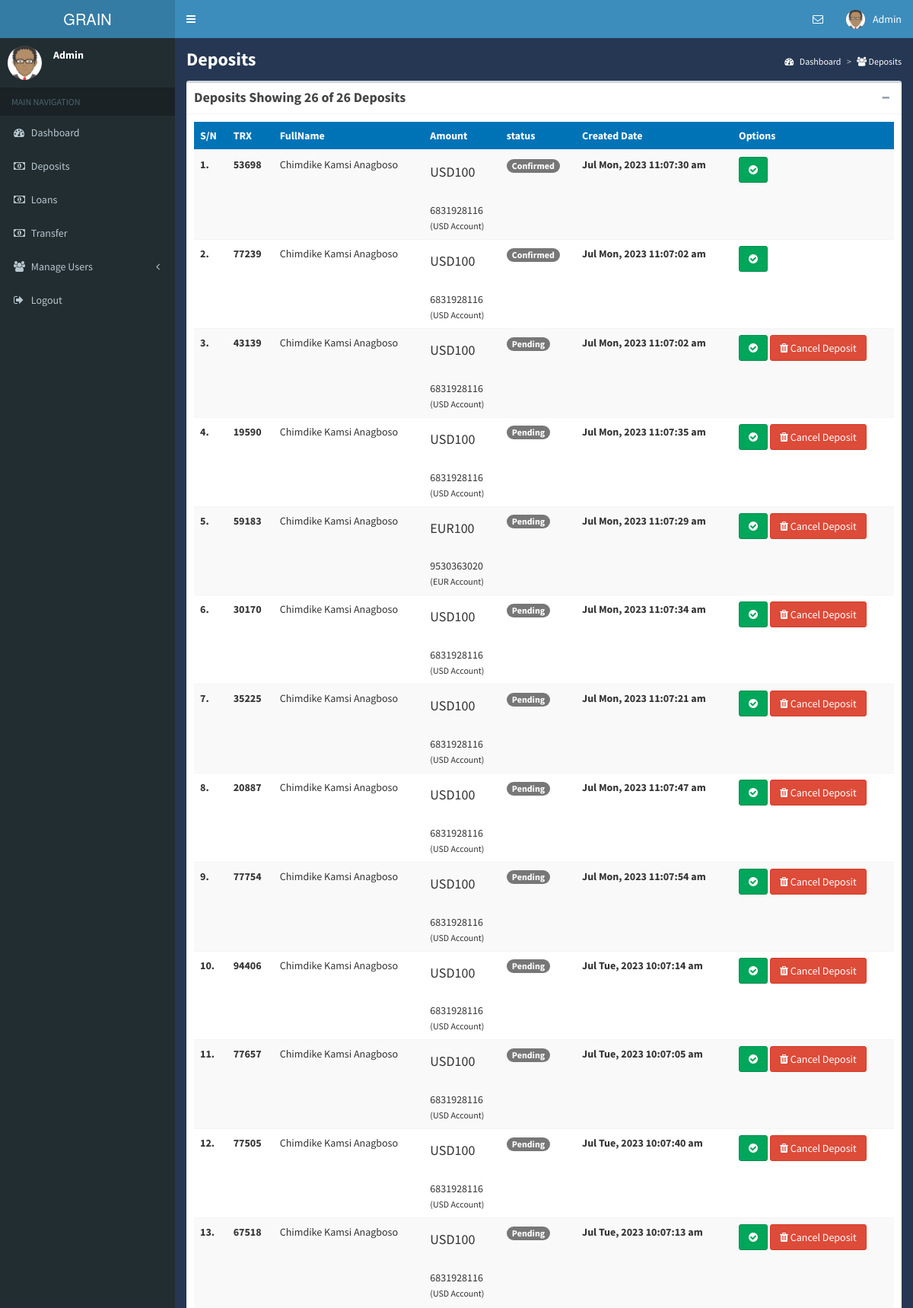
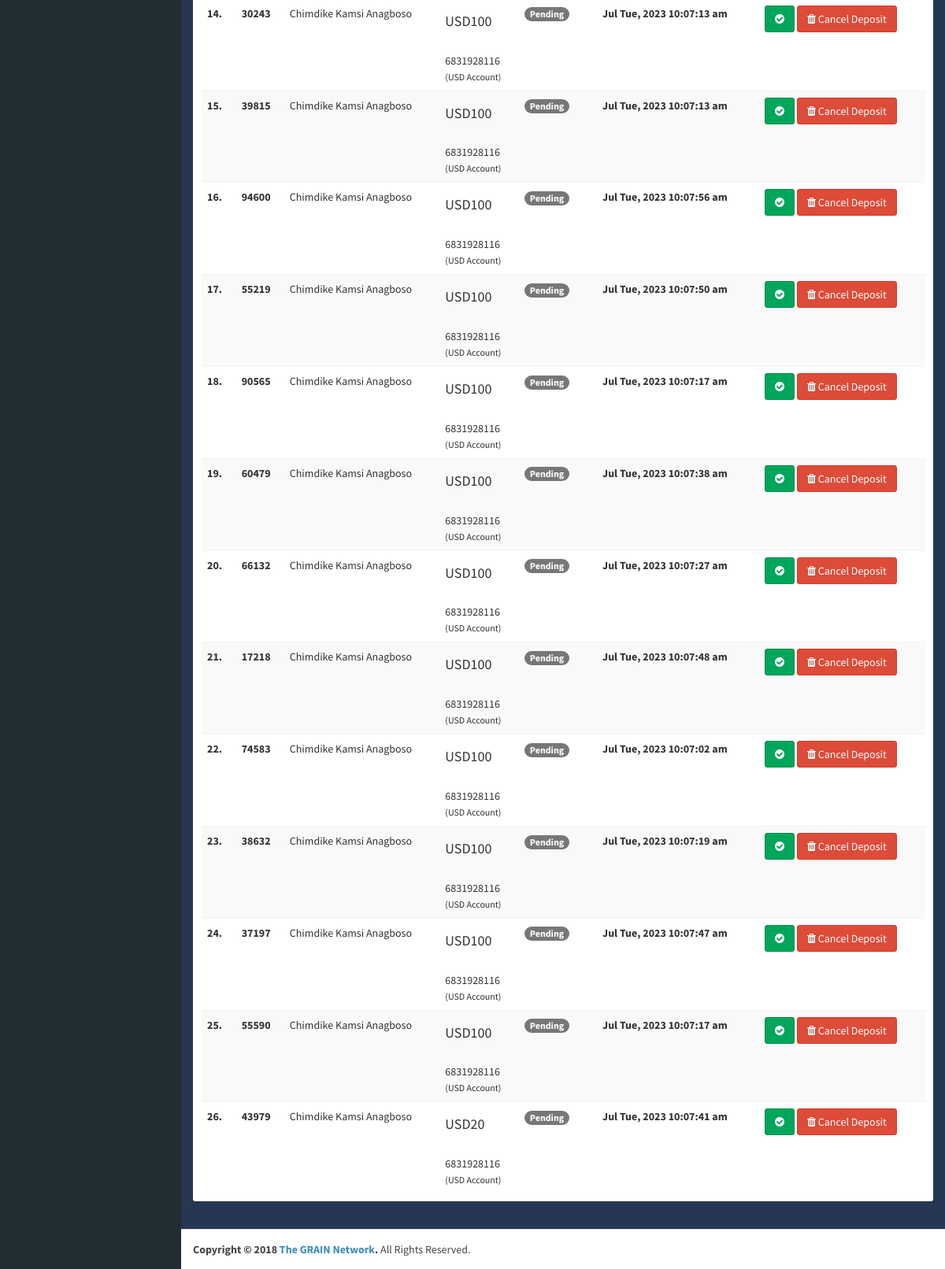
Page /Back/deposit.php (signed in) on the committed database (2 pictures, top to bottom).
### tables this page shows
CREATE TABLE `deposits` (
  `id` int(11) NOT NULL,
  `trx` varchar(40) NOT NULL,
  `acoount_id` varchar(11) NOT NULL,
  `user` varchar(20) NOT NULL,
  `amount` varchar(20) NOT NULL,
  `payment_mode` varchar(20) NOT NULL,
  `status` varchar(20) NOT NULL,
  `created_at` timestamp NOT NULL DEFAULT current_timestamp(),
  `updated_at` timestamp NOT NULL DEFAULT current_timestamp() ON UPDATE current_timestamp()
);

CREATE TABLE `users` (
  `id` int(11) NOT NULL,
  `fullname` varchar(250) DEFAULT NULL,
  `email` varchar(250) DEFAULT NULL,
  `phone` text DEFAULT NULL,
  `phone_two` varchar(11) NOT NULL,
  `address` varchar(250) DEFAULT NULL,
  `state` varchar(250) DEFAULT NULL,
  `city` varchar(250) DEFAULT NULL,
  `postal_code` varchar(250) DEFAULT NULL,
  `country` varchar(250) DEFAULT NULL,
  `salary` bigint(25) DEFAULT NULL,
  `work` varchar(250) DEFAULT NULL,
  `company` varchar(250) DEFAULT NULL,
  `dob` date DEFAULT NULL,
  `acc_type` varchar(10) DEFAULT NULL,
  `acc_number` varchar(20) DEFAULT NULL,
  `password` varchar(250) DEFAULT NULL,
  `acc_pin` text DEFAULT NULL,
  `created_at` datetime(6) NOT NULL DEFAULT current_timestamp(6),
  `updated_at` datetime(6) NOT NULL DEFAULT current_timestamp(6) ON UPDATE current_timestamp(6),
  `location` varchar(200) NOT NULL,
  `status` varchar(250) NOT NULL DEFAULT 'active',
  `transfer` varchar(250) NOT NULL DEFAULT 'freeze',
  `photo` varchar(250) DEFAULT NULL,
  `proof_id` varchar(300) DEFAULT NULL
);

CREATE TABLE `accounts` (
  `id` int(11) NOT NULL,
  `user_id` varchar(11) DEFAULT NULL,
  `account_type` varchar(50) DEFAULT NULL,
  `account_number` varchar(100) DEFAULT NULL,
  `routing` varchar(100) DEFAULT NULL,
  `balance` int(50) DEFAULT 0,
  `status` varchar(50) NOT NULL DEFAULT 'active',
  `created_at` timestamp NOT NULL DEFAULT current_timestamp(),
  `updated_at` timestamp NOT NULL DEFAULT current_timestamp() ON UPDATE current_timestamp()
);

### Back/includes/auth.php (called while the page is built, shortened)
<?php
$session_id = $_SESSION['key_id'];
?>

### Back/deposit.php (the view, shortened to what this page needs)
<?php include 'member.base.php'; ?>
 <body class="skin-blue sidebar-mini">
    <div class="wrapper">
        <?php include 'main-header.php'; ?>
		<?php include 'member-sidebar.php'; ?>
 <div class="content-wrapper" style="background-image: url('cy.jpg');background: rgba(38, 57, 88, 0.89);
        min-height: 500px;">
<?php
	$result14 = mysqli_query($con,"SELECT * FROM deposits");
		 $return_count = mysqli_num_rows($result14);
		 ?>
    <section class="content-header" style="color:white;">
        <h1><b>
            Deposits
        </b></h1>
        <ol class="breadcrumb">
            <li><a href="dashboard" style="color:white;"><i class="fa fa-dashboard"></i> Dashboard</a></li>
            <li class="active" style="color:white;"><i class="fa fa-users"></i> Deposits</li>
        </ol>
    </section>
    <section class="content">
    <div class="box box-default">
        <div class="box-header with-border">
            <h3 class="box-title"><strong> Deposits  <?php if( $return_count != 0 ) { ?>
                        Showing <?php echo $return_count; ?>  of <?php echo $return_count; ?> Deposit<?php if($return_count != 1) { ?>s<?php } ?>
                        <?php } else { ?>
                            0 Deposits
                        <?php } ?>
						</strong>
                    </h3>
            <div class="box-tools pull-right">
                <button class="btn btn-box-tool" data-widget="collapse"><i class="fa fa-minus"></i></button>
            </div>
        </div>
		<div style="overflow-x:auto;">
        <div class="box-body">
                <table class="table table-hover table-responsive table-striped" id="sample_1">
                    <thead class="bg-blue">
                        <tr>
							<th>S/N</th>
                            <th>TRX</th>
                            <th>FullName</th>
							<th>Amount</th>
							<th>status</th>
                            <th>Created Date</th>
			                <th>Options</th>
                        </tr>
                    </thead>
                    <tbody>
					<?php
					      $sn = 1;
								while($row = mysqli_fetch_array($result14)) {
										 $mem_id = $row['user'];
$cahser = mysqli_query($con, "select * from users where acc_number = '$mem_id'")or die(mysqli_error($con));
$recek = mysqli_fetch_array($cahser);
                                    	$acc_id = $row['acoount_id'];
										$accounData = mysqli_query($con, "select * from accounts where id=$acc_id")or die(mysqli_error($con));
										$rowacc = mysqli_fetch_array($accounData);
?>
                            <tr>
                                <td><b><?php echo $sn++; ?>.</b></td>
							 <td><b><?php echo $row['trx']; ?></b></td>
                               <td>
                                   <?php echo $recek['fullname']; ?>
                                </td>
								<td><h4><?php echo $rowacc['account_type']; ?><?php echo $row['amount']; ?></h4><br>
							    <?php echo $rowacc['account_number']; ?><br><small>(<?php echo $rowacc['account_type']; ?> Account)</small></b>	</td>
																                                 <td>
                                 <?php if($row['status'] == 'confirmed' ) { ?>
                                        <span class="badge badge-success">Confirmed</span>
                                    <?php } elseif($row['status'] == 'cancelled' ) { ?>
                                        <span class="badge bg-danger">Cancelled</span>
									<?php } else { ?>
									<span class="badge badge-warning">Pending</span>
                                    <?php } ?>
								</td>
	                            <td> <b> <?php echo date("M D, Y H:m:s a",strtotime($row['created_at'])); ?> </b></td>
                               <td>
								<a href="#" data-toggle="modal" data-target="#viewCreditModal<?php echo $row['id']; ?>" title="Credit Account" class="btn btn-success"><i class="fa fa-check-circle"></i></a>
						          <?php if($row['status'] != 'confirmed'){ ?>
                                        <a href="cancel?id=<?php echo $row['id']; ?>" title="Cancelled Account" onclick="return confirm('Are you sure you want to Cancel this Deposit?')" class="btn btn-danger"> <i class="fa fa-trash"></i> Cancel Deposit</a>
                                    <?php } ?>
								</td>
                            </tr>
											<?php } ?>
                    </tbody>
                </table>
</div>
</div>
</div>
    </section>
<?php include 'member-footer.php'; ?>

### Back/member.base.php (shortened to what this page needs)
<?php include 'includes/auth.php'; ?>
<!DOCTYPE html>
<html>
<head>
   <link rel="stylesheet" href="assets/css/bootstrap.css">
   <link rel="stylesheet" href="assets/css/font-awesome.css">
    <link rel="stylesheet" href="assets/css/ionicons.css">
    <link rel="stylesheet" href="assets/css/AdminLTE.css">
    <link rel="stylesheet" href="assets/css/bootstrapValidator.css">
    <link rel="stylesheet" href="assets/css/daterangepicker-bs3.css">
    <link rel="stylesheet" href="assets/js/select2.js">
    <link rel="stylesheet" href="assets/css/_all-skins.css">
	    <link rel="stylesheet" href="assets/bootstrap-wysihtml5/bootstrap3-wysihtml5.min.css">
    <link rel="stylesheet" href="asset/css/blue.css">
    <link rel="stylesheet" href="assets/css/morris.css">
    <link rel="stylesheet" href="assets/css/jquery-jvectormap-1.css">
    <link rel="stylesheet" href="assets/css/bootstrap-datepicker.css">
    <link href="assets/css/jquery.css" rel="stylesheet">
    <link href="css/datatables.bootstrap.css"
          rel="stylesheet" type="text/css"/>
   <link href="css/custom.min.css" rel="stylesheet" type="text/css"/>
    <link href="css/datatables.min.css" rel="stylesheet" type="text/css"/>
</head>

### Back/main-header.php (shortened to what this page needs)
<header class="main-header">
    <a href="dashboard" class="logo">
        <span class="logo-lg">GRAIN</span>
    </a>
<?php
  include 'includes/dbpipe.php';
$user_query = mysqli_query($con, "select id,name from admins where id='$session_id'")or die(mysqli_error());
	$rows = mysqli_fetch_array($user_query);
?>
            <nav class="navbar navbar-static-top" role="navigation">
        <a href="#" class="sidebar-toggle" data-toggle="offcanvas" role="button">
        </a>
        <div class="navbar-custom-menu">
            <ul class="nav navbar-nav">
                        <li class="dropdown messages-menu">
                            <a href="#" class="dropdown-toggle" data-toggle="dropdown">
                                <i class="fa fa-envelope-o"></i>
                            </a>
                        </li>
                <li class="dropdown user user-menu">
                    <a href="#" class="dropdown-toggle" data-toggle="dropdown">
				<img src="assets/images/avatar_m.png" class="user-image" alt="User Image">
				<span class="hidden-xs"><?php echo $rows['name']; ?></span>
                    </a>
                </li>
            </ul>
        </div>
    </nav>
</header>

### Back/member-sidebar.php (shortened to what this page needs)
 <aside class="main-sidebar" id="sidebar-wrapper">
<?php
  include 'includes/dbpipe.php';
$user_query = mysqli_query($con, "select id, name from admins where id='$session_id'")or die(mysqli_error());
	$rows = mysqli_fetch_array($user_query);
?>
    <section class="sidebar">
      	<div class="user-panel">
        	<div class="pull-left image">
				<img src="assets/images/avatar_m.png" class="img-circle" alt="User Image">
			</div>
        	<div class="pull-left info">
          		<p><b><?php echo $rows['name']; ?></b></p>
        	</div>
      	</div>
      	<ul class="sidebar-menu">
        	<li class="header">MAIN NAVIGATION</li>
		        <li>
		          	<a href="dashboard">
		            	<i class="fa fa-dashboard"></i> <span> Dashboard</span>
		          	</a>
		        </li>
			<li>
		          	<a href="deposit">
		            	<i class="fa fa-money"></i> <span>Deposits</span>
		          	</a>
		        </li>
	        <li>
	       <li>
		          	<a href="loan">
		            	<i class="fa fa-money"></i> <span>Loans</span>
		          	</a>
		        </li>
	        <li>
	       <li>
		          	<a href="transfer">
		            	<i class="fa fa-money"></i> <span>Transfer</span>
		          	</a>
		        </li>
	        <li>
			<li class="treeview">
    <a href="#">
        <i class="fa fa-users"></i>
        <span>Manage Users</span>
        <i class="fa fa-angle-left pull-right"></i>
    </a>
</li>
	        <li>
	        	<a href="logout">
	        		<i class="fa fa-sign-out"></i> <span>Logout</span>
	        	</a>
	        </li>
        </ul>
    </section>
</aside>

### Back/member-footer.php (shortened to what this page needs)
</div>
        <footer class="main-footer" style="max-height: 100px;">
            <strong>Copyright © 2018 <a href="#">The GRAIN Network</a>.</strong> All Rights Reserved.
        </footer>
    </div>
</body></html>

### Back/assets/css/_all-skins.css (style rules this page uses)
.skin-blue .main-header .navbar { background-color:#3c8dbc }
.skin-blue .main-header .navbar .nav>li>a { color:#fff }
.skin-blue .main-header .navbar .sidebar-toggle { color:#fff }
.skin-blue .main-header .logo { background-color:#367fa9;color:#fff;border-bottom:0 solid transparent }
.skin-blue .content-header { background:transparent }
.skin-blue .wrapper,.skin-blue .main-sidebar,.skin-blue .left-side { background-color:#222d32 }
.skin-blue .user-panel>.info,.skin-blue .user-panel>.info>a { color:#fff }
.skin-blue .sidebar-menu>li.header { color:#4b646f;background:#1a2226 }
.skin-blue .sidebar-menu>li>a { border-left:3px solid transparent }
.skin-blue .sidebar a { color:#b8c7ce }

### rows in the picture
deposits: trx "53698", users.fullname "Chimdike Kamsi Anagboso", accounts.account_type "USD", amount "100", accounts.account_number "6831928116", status "Confirmed", created_at "Jul Mon, 2023 11:07:30 am"
deposits: trx "77239", users.fullname "Chimdike Kamsi Anagboso", accounts.account_type "USD", amount "100", accounts.account_number "6831928116", status "Confirmed", created_at "Jul Mon, 2023 11:07:02 am"
deposits: trx "43139", users.fullname "Chimdike Kamsi Anagboso", accounts.account_type "USD", amount "100", accounts.account_number "6831928116", status "Pending", created_at "Jul Mon, 2023 11:07:02 am"
deposits: trx "19590", users.fullname "Chimdike Kamsi Anagboso", accounts.account_type "USD", amount "100", accounts.account_number "6831928116", status "Pending", created_at "Jul Mon, 2023 11:07:35 am"
deposits: trx "59183", users.fullname "Chimdike Kamsi Anagboso", accounts.account_type "EUR", amount "100", accounts.account_number "9530363020", status "Pending", created_at "Jul Mon, 2023 11:07:29 am"
deposits: trx "30170", users.fullname "Chimdike Kamsi Anagboso", accounts.account_type "USD", amount "100", accounts.account_number "6831928116", status "Pending", created_at "Jul Mon, 2023 11:07:34 am"
deposits: trx "35225", users.fullname "Chimdike Kamsi Anagboso", accounts.account_type "USD", amount "100", accounts.account_number "6831928116", status "Pending", created_at "Jul Mon, 2023 11:07:21 am"
deposits: trx "20887", users.fullname "Chimdike Kamsi Anagboso", accounts.account_type "USD", amount "100", accounts.account_number "6831928116", status "Pending", created_at "Jul Mon, 2023 11:07:47 am"
deposits: trx "77754", users.fullname "Chimdike Kamsi Anagboso", accounts.account_type "USD", amount "100", accounts.account_number "6831928116", status "Pending", created_at "Jul Mon, 2023 11:07:54 am"
deposits: trx "94406", users.fullname "Chimdike Kamsi Anagboso", accounts.account_type "USD", amount "100", accounts.account_number "6831928116", status "Pending", created_at "Jul Tue, 2023 10:07:14 am"
deposits: trx "77657", users.fullname "Chimdike Kamsi Anagboso", accounts.account_type "USD", amount "100", accounts.account_number "6831928116", status "Pending", created_at "Jul Tue, 2023 10:07:05 am"
deposits: trx "77505", users.fullname "Chimdike Kamsi Anagboso", accounts.account_type "USD", amount "100", accounts.account_number "6831928116", status "Pending", created_at "Jul Tue, 2023 10:07:40 am"
deposits: trx "67518", users.fullname "Chimdike Kamsi Anagboso", accounts.account_type "USD", amount "100", accounts.account_number "6831928116", status "Pending", created_at "Jul Tue, 2023 10:07:13 am"
deposits: trx "30243", users.fullname "Chimdike Kamsi Anagboso", accounts.account_type "USD", amount "100", accounts.account_number "6831928116", status "Pending", created_at "Jul Tue, 2023 10:07:13 am"
deposits: trx "39815", users.fullname "Chimdike Kamsi Anagboso", accounts.account_type "USD", amount "100", accounts.account_number "6831928116", status "Pending", created_at "Jul Tue, 2023 10:07:13 am"
deposits: trx "94600", users.fullname "Chimdike Kamsi Anagboso", accounts.account_type "USD", amount "100", accounts.account_number "6831928116", status "Pending", created_at "Jul Tue, 2023 10:07:56 am"
deposits: trx "55219", users.fullname "Chimdike Kamsi Anagboso", accounts.account_type "USD", amount "100", accounts.account_number "6831928116", status "Pending", created_at "Jul Tue, 2023 10:07:50 am"
deposits: trx "90565", users.fullname "Chimdike Kamsi Anagboso", accounts.account_type "USD", amount "100", accounts.account_number "6831928116", status "Pending", created_at "Jul Tue, 2023 10:07:17 am"
deposits: trx "60479", users.fullname "Chimdike Kamsi Anagboso", accounts.account_type "USD", amount "100", accounts.account_number "6831928116", status "Pending", created_at "Jul Tue, 2023 10:07:38 am"
deposits: trx "66132", users.fullname "Chimdike Kamsi Anagboso", accounts.account_type "USD", amount "100", accounts.account_number "6831928116", status "Pending", created_at "Jul Tue, 2023 10:07:27 am"
deposits: trx "17218", users.fullname "Chimdike Kamsi Anagboso", accounts.account_type "USD", amount "100", accounts.account_number "6831928116", status "Pending", created_at "Jul Tue, 2023 10:07:48 am"
deposits: trx "74583", users.fullname "Chimdike Kamsi Anagboso", accounts.account_type "USD", amount "100", accounts.account_number "6831928116", status "Pending", created_at "Jul Tue, 2023 10:07:02 am"
deposits: trx "38632", users.fullname "Chimdike Kamsi Anagboso", accounts.account_type "USD", amount "100", accounts.account_number "6831928116", status "Pending", created_at "Jul Tue, 2023 10:07:19 am"
deposits: trx "37197", users.fullname "Chimdike Kamsi Anagboso", accounts.account_type "USD", amount "100", accounts.account_number "6831928116", status "Pending", created_at "Jul Tue, 2023 10:07:47 am"
deposits: trx "55590", users.fullname "Chimdike Kamsi Anagboso", accounts.account_type "USD", amount "100", accounts.account_number "6831928116", status "Pending", created_at "Jul Tue, 2023 10:07:17 am"
deposits: trx "43979", users.fullname "Chimdike Kamsi Anagboso", accounts.account_type "USD", amount "20", accounts.account_number "6831928116", status "Pending", created_at "Jul Tue, 2023 10:07:41 am"

### other values in the picture
$rows['name'] "Admin"
$return_count "26"
